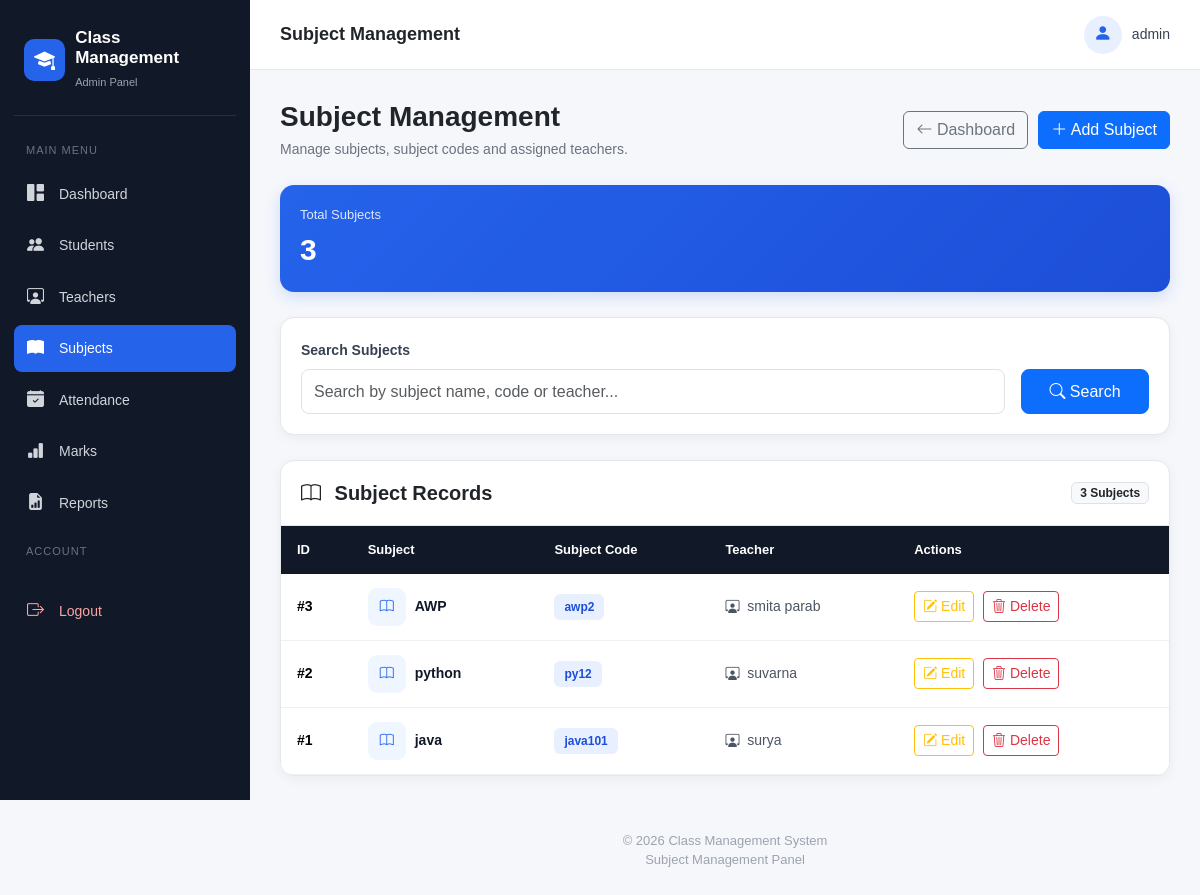
The app's page /subjects.php (signed in) with its own data.
### tables this page shows
CREATE TABLE subjects (
    id INT UNSIGNED NOT NULL AUTO_INCREMENT,
    subject_name VARCHAR(100) NOT NULL,
    subject_code VARCHAR(20) NOT NULL,
    teacher_name VARCHAR(100) NOT NULL,
    PRIMARY KEY (id),
    UNIQUE KEY uq_subject_name (subject_name),
    UNIQUE KEY uq_subject_code (subject_code)
);

### subjects.php (the view, shortened to what this page needs)
<?php
require_once __DIR__ . '/config.php';
$admin_name = (string) ($_SESSION['admin'] ?? 'Administrator');
$search = trim((string) ($_GET['search'] ?? ''));
$subjects = [];
$database_error = false;
try {
    if ($search !== '') {
        $search_pattern = '%' . $search . '%';
        $stmt = $conn->prepare(
            'SELECT id, subject_name, subject_code, teacher_name
             FROM subjects
             WHERE subject_name LIKE ?
                OR subject_code LIKE ?
                OR teacher_name LIKE ?
             ORDER BY id DESC'
        );
        $stmt->bind_param(
            'sss',
            $search_pattern,
            $search_pattern,
            $search_pattern
        );
    } else {
        $stmt = $conn->prepare(
            'SELECT id, subject_name, subject_code, teacher_name
             FROM subjects
             ORDER BY id DESC'
        );
    }
    $stmt->execute();
    $stmt->bind_result(
        $id,
        $subject_name,
        $subject_code,
        $teacher_name
    );
    while ($stmt->fetch()) {
        $subjects[] = [
            'id' => (int) $id,
            'subject_name' => (string) $subject_name,
            'subject_code' => (string) $subject_code,
            'teacher_name' => (string) $teacher_name
        ];
    }
} catch (mysqli_sql_exception $e) {
    error_log(
        'Class Management System - Subjects list error: ' .
        $e->getMessage()
    );
    $database_error = true;
}
$total_subjects = count($subjects);
?>
<!DOCTYPE html>
<html lang="en">
<head>
    <link
        href="https://cdn.jsdelivr.net/npm/bootstrap@5.3.3/dist/css/bootstrap.min.css"
        rel="stylesheet"
    >
    <link
        rel="stylesheet"
        href="https://cdn.jsdelivr.net/npm/bootstrap-icons@1.11.3/font/bootstrap-icons.min.css"
    >
</head>
<body>
<aside class="sidebar">
    <div class="sidebar-brand">
        <div class="sidebar-brand-icon">
            <i class="bi bi-mortarboard-fill"></i>
        </div>
        <div>
            <h5>Class Management</h5>
            <small>Admin Panel</small>
        </div>
    </div>
    <div class="nav-title">
        Main Menu
    </div>
    <a href="dashboard.php">
        <i class="bi bi-grid-1x2-fill"></i>
        Dashboard
    </a>
    <a href="students.php">
        <i class="bi bi-people-fill"></i>
        Students
    </a>
    <a href="teachers.php">
        <i class="bi bi-person-workspace"></i>
        Teachers
    </a>
    <a href="subjects.php" class="active">
        <i class="bi bi-book-fill"></i>
        Subjects
    </a>
    <a href="attendance.php">
        <i class="bi bi-calendar-check-fill"></i>
        Attendance
    </a>
    <a href="marks.php">
        <i class="bi bi-bar-chart-fill"></i>
        Marks
    </a>
    <a href="reports.php">
        <i class="bi bi-file-earmark-bar-graph-fill"></i>
        Reports
    </a>
    <div class="nav-title">
        Account
    </div>
    <a href="logout.php" class="logout-link">
        <i class="bi bi-box-arrow-right"></i>
        Logout
    </a>
</aside>
<main class="main-content">
    <div class="topbar">
        <div class="topbar-title">
            Subject Management
        </div>
        <div class="admin-profile">
            <div class="admin-icon">
                <i class="bi bi-person-fill"></i>
            </div>
            <span>
                <?php
                echo htmlspecialchars(
                    $admin_name,
                    ENT_QUOTES,
                    'UTF-8'
                );
                ?>
            </span>
        </div>
    </div>
    <div class="content-area">
        <div class="page-header">
            <div>
                <h1 class="page-title">
                    Subject Management
                </h1>
                <p class="page-subtitle">
                    Manage subjects, subject codes and assigned teachers.
                </p>
            </div>
            <div class="header-actions">
                <a
                    href="dashboard.php"
                    class="btn btn-outline-secondary"
                >
                    <i class="bi bi-arrow-left"></i>
                    Dashboard
                </a>
                <a
                    href="add_subject.php"
                    class="btn btn-primary"
                >
                    <i class="bi bi-plus-lg"></i>
                    Add Subject
                </a>
            </div>
        </div>
        <div class="subject-stat">
            <div class="subject-stat-label">
                Total Subjects
            </div>
            <div class="subject-stat-number">
                <?php echo $total_subjects; ?>
            </div>
        </div>
        <div class="search-card">
            <form
                method="GET"
                action="subjects.php"
            >
                <div class="row g-3 align-items-end">
                    <div class="col-lg-10">
                        <label
                            for="search"
                            class="search-label"
                        >
                            Search Subjects
                        </label>
                        <input
                            type="search"
                            id="search"
                            name="search"
                            class="form-control search-input"
                            placeholder="Search by subject name, code or teacher..."
                            value="<?php
                                echo htmlspecialchars(
                                    $search,
                                    ENT_QUOTES,
                                    'UTF-8'
                                );
                            ?>"
                            maxlength="100"
                            autocomplete="off"
                        >
                    </div>
                    <div class="col-lg-2">
                        <button
                            type="submit"
                            class="btn btn-primary w-100 search-btn"
                        >
                            <i class="bi bi-search"></i>
                            Search
                        </button>
                    </div>
                </div>
            </form>
        </div>
        <div class="table-card">
            <div class="table-header">
                <h5>
                    <i class="bi bi-book me-2"></i>
                    Subject Records
                </h5>
                <span class="badge bg-light text-dark border">
                    <?php echo $total_subjects; ?>
                    <?php echo ($total_subjects === 1)
                        ? 'Subject'
                        : 'Subjects'; ?>
                </span>
            </div>
            <div class="table-wrapper">
                <table class="table">
                    <thead>
                        <tr>
                            <th>ID</th>
                            <th>Subject</th>
                            <th>Subject Code</th>
                            <th>Teacher</th>
                            <th>Actions</th>
                        </tr>
                    </thead>
                    <tbody>
                    <?php if (!$database_error && $total_subjects > 0): ?>
                        <?php foreach ($subjects as $row): ?>
                            <tr>
                                <td>
                                    <strong>
                                        #<?php
                                        echo (int) $row['id'];
                                        ?>
                                    </strong>
                                </td>
                                <td>
                                    <div class="d-flex align-items-center">
                                        <div class="subject-icon">
                                            <i class="bi bi-book"></i>
                                        </div>
                                        <div class="subject-name">
                                            <?php
                                            echo htmlspecialchars(
                                                $row['subject_name'],
                                                ENT_QUOTES,
                                                'UTF-8'
                                            );
                                            ?>
                                        </div>
                                    </div>
                                </td>
                                <td>
                                    <span class="code-badge">
                                        <?php
                                        echo htmlspecialchars(
                                            $row['subject_code'],
                                            ENT_QUOTES,
                                            'UTF-8'
                                        );
                                        ?>
                                    </span>
                                </td>
                                <td>
                                    <span class="teacher-name">
                                        <i class="bi bi-person-workspace me-1"></i>
                                        <?php
                                        echo htmlspecialchars(
                                            $row['teacher_name'],
                                            ENT_QUOTES,
                                            'UTF-8'
                                        );
                                        ?>
                                    </span>
                                </td>
                                <td class="action-buttons">
                                    <a
                                        href="edit_subject.php?id=<?php echo (int) $row['id']; ?>"
                                        class="btn btn-sm btn-outline-warning"
                                    >
                                        <i class="bi bi-pencil-square"></i>
                                        Edit
                                    </a>
                                    <form
                                        method="POST"
                                        action="delete_subject.php"
                                        class="delete-form"
                                        onsubmit="return confirm('Are you sure you want to delete this subject?');"
                                    >
                                        <button
                                            type="submit"
                                            class="btn btn-sm btn-outline-danger"
                                        >
                                            <i class="bi bi-trash3"></i>
                                            Delete
                                        </button>
                                    </form>
                                </td>
                            </tr>
                        <?php endforeach; ?>
                    <?php endif; ?>
                    </tbody>
                </table>
            </div>
        </div>
    </div>
    <div class="footer">
        © <?php echo date('Y'); ?> Class Management System
        <br>
        Subject Management Panel
    </div>
</main>
</body>
</html>

### subjects.php (style rules this page uses)
* { box-sizing: border-box; }
body { margin: 0; background: #f5f7fb; font-family: Arial, Helvetica, sans-serif; color: #212529; }
.sidebar { position: fixed; left: 0; top: 0; width: 250px; height: 100vh; background: #111827; color: white; padding: 20px 14px; z-index: 1000; overflow-y: auto; }
.sidebar-brand { display: flex; align-items: center; gap: 10px; padding: 8px 10px 22px; border-bottom: 1px solid rgba(255,255,255,0.1); margin-bottom: 18px; }
.sidebar-brand-icon { width: 42px; height: 42px; border-radius: 10px; background: #2563eb; display: flex; align-items: center; justify-content: center; font-size: 21px; }
.sidebar-brand h5 { margin: 0; font-size: 17px; font-weight: 700; }
.sidebar-brand small { color: #9ca3af; font-size: 11px; }
.nav-title { color: #6b7280; font-size: 11px; text-transform: uppercase; letter-spacing: 1px; padding: 8px 12px; margin-top: 8px; }
.sidebar a { display: flex; align-items: center; gap: 12px; color: #d1d5db; text-decoration: none; padding: 11px 13px; margin: 4px 0; border-radius: 8px; font-size: 14px; transition: 0.2s; }
.sidebar a i { font-size: 17px; width: 20px; }
.sidebar a.active { background: #2563eb; color: white; }
.sidebar .logout-link { margin-top: 20px; color: #fca5a5; }
.main-content { margin-left: 250px; min-height: 100vh; }
.topbar { height: 70px; background: white; border-bottom: 1px solid #e5e7eb; display: flex; align-items: center; justify-content: space-between; padding: 0 30px; }
.topbar-title { font-size: 18px; font-weight: 700; }
.admin-profile { display: flex; align-items: center; gap: 10px; color: #374151; font-size: 14px; }
.admin-icon { width: 38px; height: 38px; border-radius: 50%; background: #e8f0ff; color: #2563eb; display: flex; align-items: center; justify-content: center; font-size: 18px; }
.content-area { padding: 30px; }
.page-header { display: flex; align-items: center; justify-content: space-between; gap: 20px; margin-bottom: 25px; }
.page-title { font-size: 28px; font-weight: 700; margin-bottom: 5px; }
.page-subtitle { color: #6b7280; margin: 0; font-size: 14px; }
.header-actions { display: flex; gap: 10px; }
.search-card { background: white; border: 1px solid #e5e7eb; border-radius: 14px; padding: 20px; margin-bottom: 25px; box-shadow: 0 3px 12px rgba(0,0,0,0.05); }
.search-label { font-size: 14px; font-weight: 600; margin-bottom: 8px; color: #374151; }
.search-input { height: 45px; border-radius: 8px; }
.search-btn { height: 45px; border-radius: 8px; }
.subject-stat { background: linear-gradient(135deg, #2563eb, #1d4ed8); color: white; border-radius: 14px; padding: 20px; margin-bottom: 25px; box-shadow: 0 5px 15px rgba(37,99,235,0.18); }
.subject-stat-label { font-size: 13px; opacity: 0.85; }
.subject-stat-number { font-size: 30px; font-weight: 700; margin-top: 3px; }
.table-card { background: white; border: 1px solid #e5e7eb; border-radius: 14px; box-shadow: 0 3px 12px rgba(0,0,0,0.05); overflow: hidden; }
.table-header { padding: 20px; border-bottom: 1px solid #e5e7eb; display: flex; justify-content: space-between; align-items: center; }
.table-header h5 { margin: 0; font-weight: 700; }
.table-wrapper { overflow-x: auto; }
.table { margin: 0; min-width: 800px; }
.table thead th { background: #111827; color: white; border: none; padding: 14px 16px; font-size: 13px; white-space: nowrap; }
.table tbody td { padding: 14px 16px; vertical-align: middle; font-size: 14px; border-color: #eef0f3; }
.subject-name { font-weight: 700; color: #111827; }
.subject-icon { width: 38px; height: 38px; border-radius: 9px; background: #eff6ff; color: #2563eb; display: inline-flex; align-items: center; justify-content: center; margin-right: 9px; }
.code-badge { background: #e8f0ff; color: #1d4ed8; font-weight: 600; padding: 6px 10px; border-radius: 6px; font-size: 12px; }
.teacher-name { color: #4b5563; }
.action-buttons { white-space: nowrap; }
.action-buttons .btn { margin-right: 5px; }
.delete-form { display: inline-block; margin: 0; }
.footer { text-align: center; color: #9ca3af; font-size: 13px; padding: 25px 20px; }

### records on screen
subjects: id "3", subject_name "AWP", subject_code "awp2", teacher_name "smita parab"
subjects: id "2", subject_name "python", subject_code "py12", teacher_name "suvarna"
subjects: id "1", subject_name "java", subject_code "java101", teacher_name "surya"

### other values on screen
$admin_name "admin"
$total_subjects "3"
